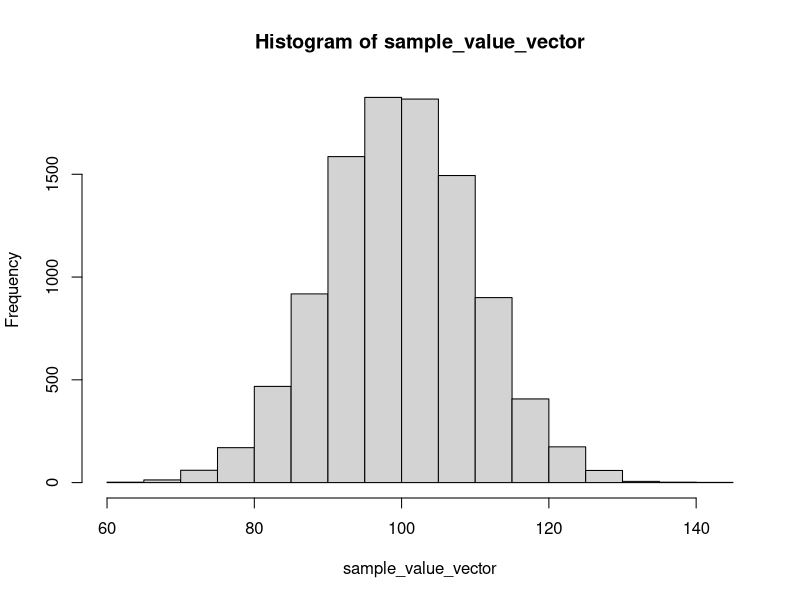

The R source for this figure:
## ---- chunk 1
library(knitr)

knitr::opts_chunk$set(
  comment = "#>",
  fig.path = "figures/08/", # use only for single Rmd files
  collapse = TRUE,
  echo = TRUE
)
## ---- chunk 2
# Number of trials to run -- more is generally better
n_trials <- 10000

# Vector to store results in
sample_value_vector <- c()

# Simulation parameters
sim_mean <- 100
sim_sd <- 10

# Loop, compute, accrue
for (trial in 1:n_trials)
{
  # Compute -- IRL can be 1000s of lines of code here
  sample_value <- rnorm(1, sim_mean, sim_sd)
  
  # Accrue results, using the loop driver to add each
  # value on to the end of the vector
  sample_value_vector[trial] <- sample_value
}


# At the end of the for loop, we have 10,000 values
# gathered in sample_value_vector, and we can plot them
# to confirm that they are, in fact, distributed normally

hist(sample_value_vector)
## ---- chunk 3
rock_paper_scissors <- function()
{
  # Vector of the three possible moves
  moves <- c("rock", "paper", "scissors")
  
  # Randomly select a move for Bob
  bob_move <- sample(moves,1)
  
  # Randomly select a move for Fred
  fred_move <- sample(moves,1)
  
  
  # Work through the game win conditions
  if (bob_move == fred_move){
    winner = "draw"
  }
  
  if( bob_move == "rock"){
    if (fred_move == "paper"){
      winner = "fred"
    }
    if (fred_move == "scissors"){
      winner = "bob"
    }
      
  }
  
  if (bob_move == "paper"){
    if (fred_move == "rock"){
      winner = "bob"
    }
    if (fred_move == "scissors"){
      winner = "fred"
    }
  }
  
  if (bob_move == "scissors") {
    if (fred_move == "rock"){
      winner = "fred"
    }
    if (fred_move == "paper"){
      winner = "bob"
    }
  }
  
  # Return the winner
  return(winner)
} # end rock_paper_scissors

## ---- chunk 4
# Number of trials to run -- more is usually better
n_trials <- 100000

# Vector to accrue results
game_result_vector <- c()

# Loop
for (i in 1:n_trials)
{
  # Compute the winner
  game_result <- rock_paper_scissors()
  
  # Accrue
  game_result_vector[i] <- game_result
}


# At the end of the for loop, we have 100,000 game results.
# We can find the frequency distribution of these categorical
# data using function table

fd <- table(game_result_vector)
print(fd)


